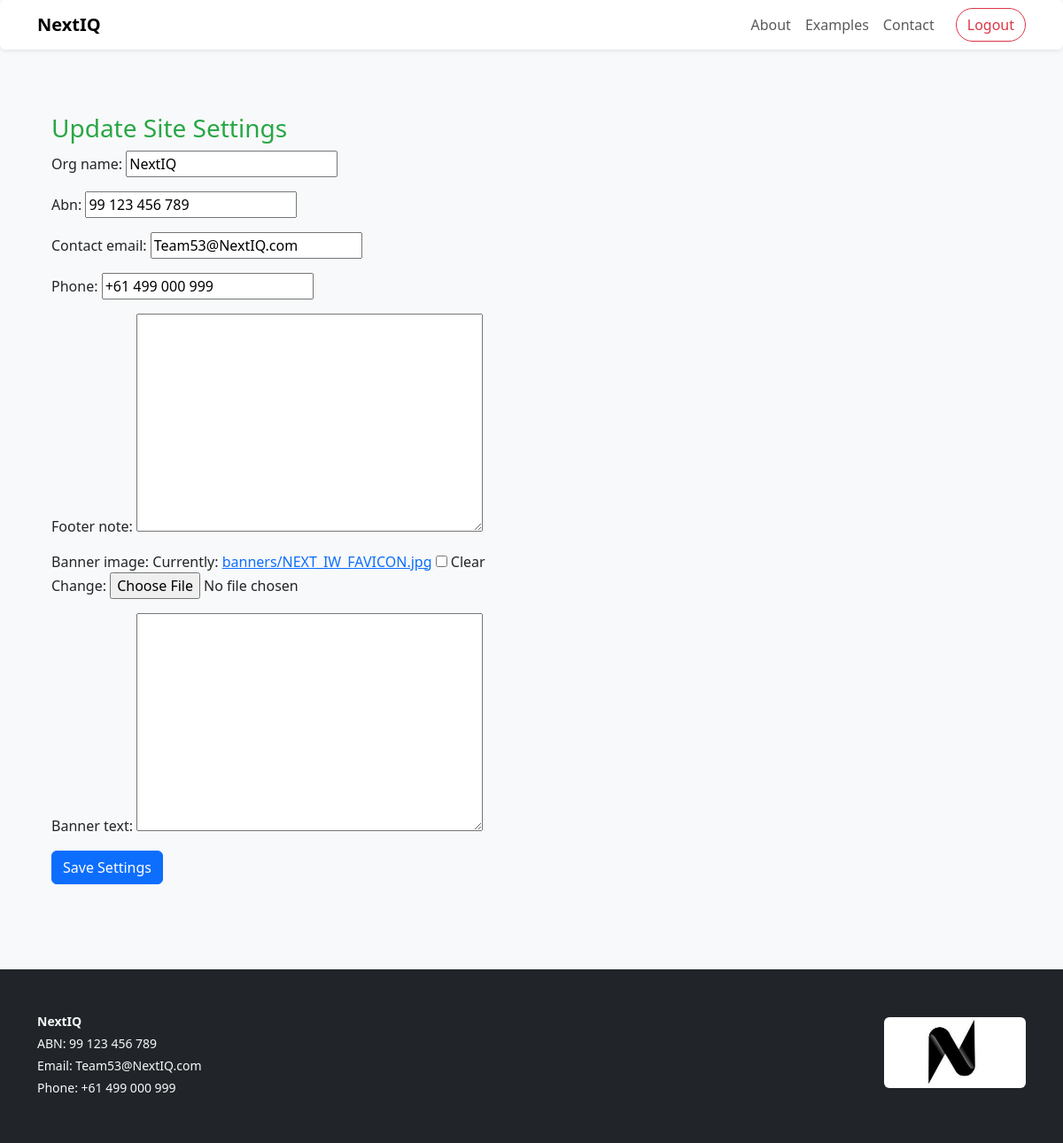
Screenshot of /update-site-settings/ (signed in) with the database file from the repository.
### core/models.py (models this page shows, shortened)
class SiteSetting(models.Model):
    org_name = models.CharField(max_length=200, blank=True, default="Alloneword")
    abn = models.CharField(max_length=50, blank=True, default="")
    contact_email = models.EmailField(blank=True, default="")
    phone = models.CharField(max_length=50, blank=True, default="")
    footer_note = models.TextField(blank=True, default="")
    banner_image = models.ImageField(upload_to="banners/", null=True, blank=True)
    banner_text = models.TextField(blank=True, default="")
    class Meta:
        verbose_name = "Site Setting"
        verbose_name_plural = "Site Settings"
    @classmethod
    def get(cls):
        obj = cls.objects.first()
        if not obj:
            obj = cls.objects.create()
        return obj

### core/views.py (the view)
# urls.py: path('update-site-settings/', views.update_site_settings, name='update_site_settings'),
@login_required
def update_site_settings(request):
    if request.user.role != 'admin':
        messages.error(request, "You are not authorized to access this page.")
        return redirect('home')
    settings_obj, created = SiteSetting.objects.get_or_create(id=1)
    if request.method == "POST":
        form = SiteSettingForm(request.POST, request.FILES, instance=settings_obj)
        if form.is_valid():
            form.save()
            messages.success(request, "Site settings saved successfully.")
            return redirect('home')
        else:
            messages.error(request, "Please correct the errors below.")
    else:
        form = SiteSettingForm(instance=settings_obj)
    return render(request, 'core/update_site_settings.html', {'form': form})

### core/forms.py
class SiteSettingForm(forms.ModelForm):
    class Meta:
        model = SiteSetting
        fields = ["org_name", "abn", "contact_email", "phone", "footer_note", "banner_image", "banner_text"]

### core/context_processors.py (called while the page is built)
def site_settings(request):
    return {
        "SITE": SiteSetting.get()
    }

### core/templates/core/update_site_settings.html (shortened to what this page needs)
{% extends 'core/base.html' %}
{% block content %}
<div class="container mt-4">
    <h3>Update Site Settings</h3>
    <form method="POST" enctype="multipart/form-data">
        {{ form.as_p }}
        <button type="submit" class="btn btn-primary">Save Settings</button>
    </form>
</div>
{% endblock %}

### core/templates/core/base.html (shortened to what this page needs)
{% load static %}
<!doctype html>
<html lang="en">
<head>
  <link href="https://cdn.jsdelivr.net/npm/bootstrap@5.3.1/dist/css/bootstrap.min.css" rel="stylesheet">
  <link href="{% static 'core/css/custom.css' %}" rel="stylesheet">
</head>
<body class="bg-light d-flex flex-column min-vh-100">
<nav class="navbar navbar-expand-lg navbar-light bg-white shadow-sm rounded">
  <div class="container">
    <a class="navbar-brand fw-bold" href="{% url 'home' %}">NextIQ</a>
    <div class="collapse navbar-collapse" id="navbarNav">
      <ul class="navbar-nav ms-auto align-items-center">
        <li class="nav-item">
          <a class="nav-link" href="{% url 'about_page' %}">About</a>
        </li>
        <li class="nav-item">
          <a class="nav-link" href="{% url 'examples_list' %}">Examples</a>
        </li>
        <li class="nav-item">
          <a class="nav-link" href="{% url 'contact_page' %}">Contact</a>
        </li>
        {% if user.is_authenticated %}
          <li class="nav-item ms-3">
            <form action="{% url 'logout' %}" method="post" class="d-inline">
              <button type="submit" class="btn btn-outline-danger rounded-pill">Logout</button>
            </form>
          </li>
        {% endif %}
      </ul>
    </div>
  </div>
</nav>
<main class="py-5 px-3 container flex-grow-1">
  {% block content %}{% endblock %}
</main>
<footer class="bg-dark text-light py-5 mt-5">
  <div class="container d-flex flex-column flex-md-row justify-content-between align-items-center">
    <div class="text-center text-md-start mb-3 mb-md-0 small">
      {% if SITE %}
        <p class="mb-1"><strong>{{ SITE.org_name|default:"Organization Name" }}</strong></p>
        {% if SITE.abn %}<p class="mb-1">ABN: {{ SITE.abn }}</p>{% endif %}
        {% if SITE.contact_email %}
          <p class="mb-1">Email:
            <a href="mailto:{{ SITE.contact_email }}" class="text-light text-decoration-none">{{ SITE.contact_email }}</a>
          </p>
        {% endif %}
        {% if SITE.phone %}
          <p class="mb-1">Phone:
            <a href="tel:{{ SITE.phone }}" class="text-light text-decoration-none">{{ SITE.phone }}</a>
          </p>
        {% endif %}
      {% else %}
        <p class="text-muted mb-0">Footer details not configured.</p>
      {% endif %}
    </div>
    <div class="text-center text-md-end">
      {% if SITE.banner_image %}
        <img src="{{ SITE.banner_image.url }}" class="rounded mb-2" style="max-height: 80px;" alt="Site Banner">
      {% endif %}
    </div>
  </div>
</footer>
</body>
</html>

### static/core/css/custom.css (style rules this page uses)
body { background-color: #f8f9fa; }
h3 { color: #28a745; }

### rows the page displays
SiteSetting: org_name "NextIQ", abn "99 123 456 789", contact_email "Team53@NextIQ.com", phone "+61 499 000 999", banner_image (picture)
